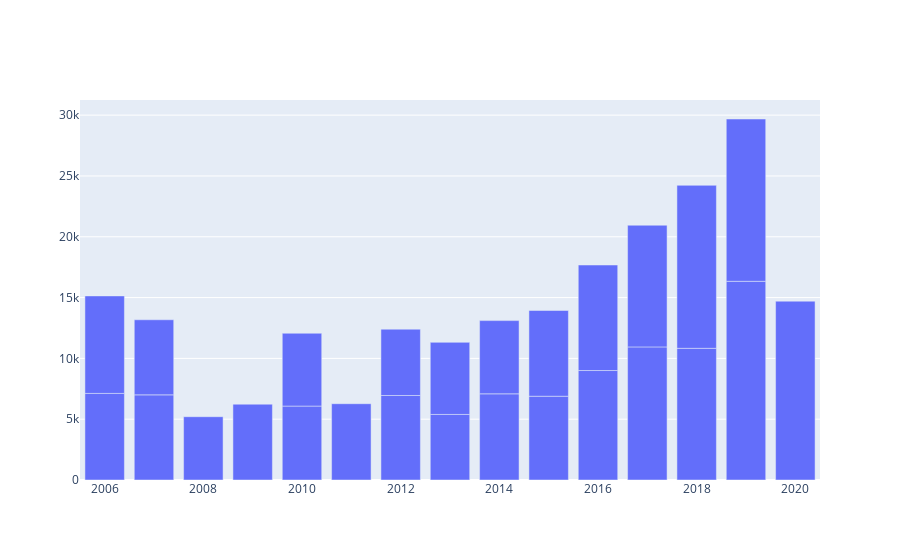

Write notebook code for a chart like this one.
### Code cell
fig = go.Figure()
fig.add_trace(go.Bar(
    x=df_co['TIME'],
    y=df_co['piece'],
    
))
fig.show()

### Figure 1 — Plotly figure (JSON) as saved in the notebook; plotly's stock layout.template omitted (floating-point values rounded to 4 significant figures)
{"data": [{"type": "bar", "x": [2006, 2006, 2007, 2007, 2008, 2009, 2010, 2010, 2011, 2012, 2012, 2013, 2013, 2014, 2014, 2015, 2015, 2016, 2016, 2017, 2017, 2018, 2018, 2019, 2019, 2020], "y": [7119.0, 8016.0, 6999.0, 6174.0, 5204.0, 6234.0, 6079.0, 5987.0, 6273.0, 6949.0, 5451.0, 5390.0, 5930.0, 7086.0, 6021.0, 6889.0, 7049.0, 9000.0, 8677.0, 10940.0, 10010.0, 10830.0, 13400.0, 16340.0, 13340.0, 14700.0]}], "layout": {}}
